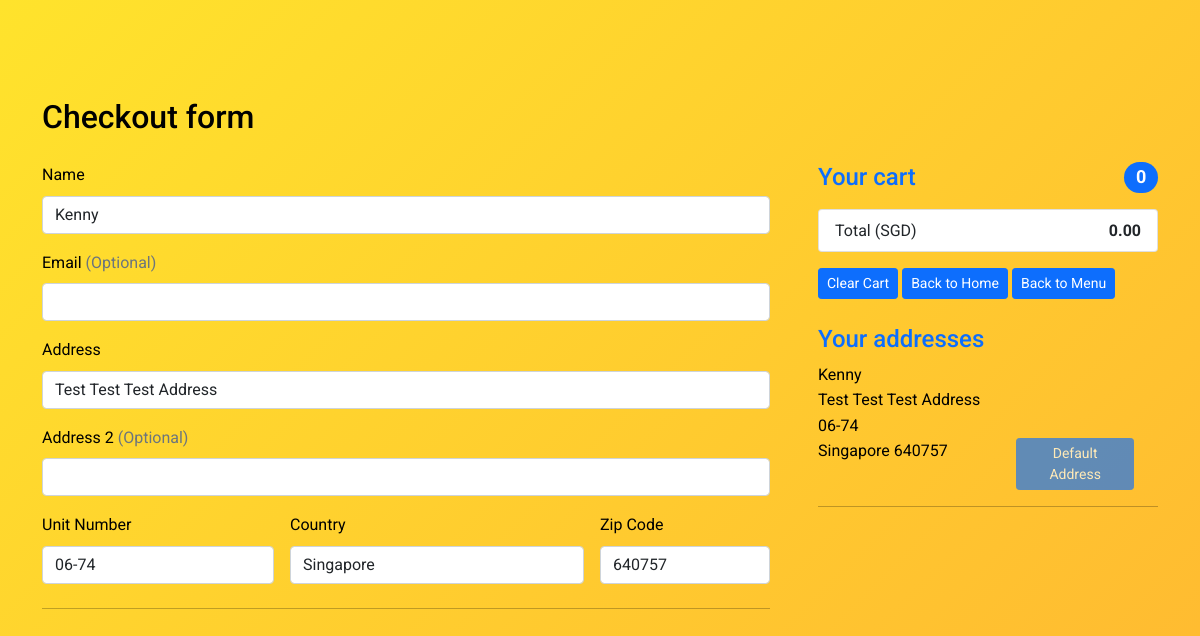
Page /checkout.php (signed in) on the committed database.
### tables this page shows
CREATE TABLE `addresses` (
  `addresses_id` int(128) NOT NULL,
  `users_id` int(128) NOT NULL,
  `addresses_default` tinyint(4) NOT NULL DEFAULT '0',
  `addresses_fullName` varchar(256) NOT NULL,
  `addresses_companyName` varchar(256) DEFAULT NULL,
  `addresses_line1` varchar(256) NOT NULL,
  `addresses_line2` varchar(256) DEFAULT NULL,
  `addresses_unitNo` varchar(128) NOT NULL,
  `addresses_country` varchar(256) NOT NULL,
  `addresses_zipCode` varchar(256) NOT NULL
);

### config/db.php (called while the page is built, shortened)
<?php
class DB {
  protected static $mdb = null;
  public static function getMDB() {
    $mdb = DB::$mdb;
    if ($mdb === null) {
      $mdb = DB::$mdb = new MeekroDB();
    }
    $mdb->sync_config();
    return $mdb;
  }
  public static function query() { $args = func_get_args(); return call_user_func_array(array(DB::getMDB(), 'query'), $args); }
  public static function count() { $args = func_get_args(); return call_user_func_array(array(DB::getMDB(), 'count'), $args); }
}
class MeekroDB {
  public $encoding = 'latin1';
  public $param_char = '%';
  public $named_param_seperator = '_';
  public $connect_options = array(MYSQLI_OPT_CONNECT_TIMEOUT => 30);
  public $internal_mysql = null;
  public function __construct($host=null, $user=null, $password=null, $dbName=null, $port=null, $encoding=null, $socket=null)  {
    if ($encoding === null) $encoding = DB::$encoding;
    $this->encoding = $encoding;
  }
  public function get() {
    $mysql = $this->internal_mysql;
    if (!($mysql instanceof MySQLi)) {
      $mysql = new mysqli();
      foreach ($this->connect_options as $key => $value) {
        $mysql->options($key, $value);
      }
      $mysql->set_charset($this->encoding);
      $this->internal_mysql = $mysql;
    }
    return $mysql;
  }
  public function count() { $args = func_get_args(); return call_user_func_array(array($this, 'numRows'), $args); }
  protected function preparseQueryParams() {
    $args = func_get_args();
    $sql = trim(strval(array_shift($args)));
    $args_all = $args;
    if (count($args_all) == 0) return array($sql);
    $param_char_length = strlen($this->param_char);
    $named_seperator_length = strlen($this->named_param_seperator);
    $types = array(
      $this->param_char . 'll',
      $this->param_char . 'ls',
      $this->param_char . 'l',
      $this->param_char . 'li',
      $this->param_char . 'ld',
      $this->param_char . 'lb',
      $this->param_char . 'lt',
      $this->param_char . 's',
      $this->param_char . 'i',
      $this->param_char . 'd',
      $this->param_char . 'b',
      $this->param_char . 't',
      $this->param_char . '?',
      $this->param_char . 'l?',
      $this->param_char . 'll?',
      $this->param_char . 'hc',
      $this->param_char . 'ha',
      $this->param_char . 'ho',
      $this->param_char . 'ss',
      $this->param_char . 'ssb',
      $this->param_char . 'sse',
    );
    $posList = array();
    foreach ($types as $type) {
      $lastPos = 0;
      while (($pos = strpos($sql, $type, $lastPos)) !== false) {
        $lastPos = $pos + 1;
        $posList[$pos] = $type;
      }
    }
    ksort($posList);
    $chunkyQuery = array();
    $pos_adj = 0;
    foreach ($posList as $pos => $type) {
      $type = substr($type, $param_char_length);
      $length_type = strlen($type) + $param_char_length;
      $new_pos = $pos + $pos_adj;
      $new_pos_back = $new_pos + $length_type;
      $arg_number_length = 0;
      if ($arg_number_length = strspn($sql, '0123456789', $new_pos_back)) {
        $arg_number = substr($sql, $new_pos_back, $arg_number_length);
        if (! array_key_exists($arg_number, $args_all)) return $this->nonSQLError("Non existent argument reference (arg $arg_number): $sql");
        $arg = $args_all[$arg_number];
      } else {
        $arg = array_shift($args);
      }
      if ($new_pos > 0) $chunkyQuery[] = substr($sql, 0, $new_pos);
      if (is_object($arg) && ($arg instanceof WhereClause)) {
        list($clause_sql, $clause_args) = $arg->textAndArgs();
        array_unshift($clause_args, $clause_sql);
        $preparsed_sql = call_user_func_array(array($this, 'preparseQueryParams'), $clause_args);
        $chunkyQuery = array_merge($chunkyQuery, $preparsed_sql);
      } else {
        $chunkyQuery[] = array('type' => $type, 'value' => $arg);
      }
      $sql = substr($sql, $new_pos_back + $arg_number_length);
      $pos_adj -= $new_pos_back + $arg_number_length;
    }
    if (strlen($sql) > 0) $chunkyQuery[] = $sql;
    return $chunkyQuery;
  }
  protected function intval($var) {
    if (PHP_INT_SIZE == 8) return intval($var);
    return floor(doubleval($var));
  }
  public function parseQueryParams() {
    $args = func_get_args();
    $chunkyQuery = call_user_func_array(array($this, 'preparseQueryParams'), $args);
    $query = '';
    $array_types = array('ls', 'li', 'ld', 'lb', 'll', 'lt', 'l?', 'll?', 'hc', 'ha', 'ho');
    foreach ($chunkyQuery as $chunk) {
      if (is_string($chunk)) {
        $query .= $chunk;
        continue;
      }
      $type = $chunk['type'];
      $arg = $chunk['value'];
      $result = '';
      $is_array_type = in_array($type, $array_types, true);
      if ($type == 's') $result = $this->escape($arg);
      else if ($type == 'i') $result = $this->intval($arg);
      $query .= $result;
    }
    return $query;
  }
  protected function prependCall($function, $args, $prepend) { array_unshift($args, $prepend); return call_user_func_array($function, $args); }
  public function query() { $args = func_get_args(); return $this->prependCall(array($this, 'queryHelper'), $args, 'assoc'); }
  protected function queryHelper() {
    $args = func_get_args();
    $type = array_shift($args);
    $db = $this->get();
    $is_buffered = true;
    $row_type = 'assoc';
    $full_names = false;
    $sql = call_user_func_array(array($this, 'parseQueryParams'), $args);
    $result = $db->query($sql, $is_buffered ? MYSQLI_STORE_RESULT : MYSQLI_USE_RESULT);
    $return = array();
    while ($row = ($row_type == 'assoc' ? $result->fetch_assoc() : $result->fetch_row())) {
      $return[] = $row;
    }
    return $return;
  }
}
?>

### checkout.php (the view, shortened to what this page needs)
<?php
include "config/db.php";
if(isset($_COOKIE["isLoggedIn"]) && (isset($_COOKIE['users_id']))) {
    $totalCartItem = 0;
}
$address = DB::query('SELECT * FROM addresses WHERE users_id=%i AND addresses_default = 1', $_COOKIE['users_id']);
foreach($address as $address_result) {
    $defaultfullName = $address_result['addresses_fullName'];
    $defaultline1 = $address_result['addresses_line1'];
    $defaultline2 = $address_result['addresses_line2'];
    $defaultunitNo = $address_result['addresses_unitNo'];
    $defaultcountry = $address_result['addresses_country'];
    $defaultzipCode = $address_result['addresses_zipCode'];
}
?>
<!DOCTYPE html>
<html lang="en">
<head>
    <link href="https://cdn.jsdelivr.net/npm/bootstrap@5.0.0-beta3/dist/css/bootstrap.min.css" rel="stylesheet">
    <link href='https://unpkg.com/boxicons@2.0.7/css/boxicons.min.css' rel='stylesheet'>
    <link rel="stylesheet" href="css/styles.css">
    <link rel="stylesheet" href="css/checkout.css">
</head>
<body>
        <div class="container">
            <div>
                <div class="py-5 ">
                <h2>Checkout form</h2><br>
                <div class="row g-5">
                <div class="col-md-5 col-lg-4 order-md-last">
                    <h4 class="d-flex justify-content-between align-items-center mb-3">
                    <span class="text-primary">Your cart</span>
                    <span class="badge bg-primary rounded-pill cartItemNo"><?php echo $totalCartItem ?></span>
                    </h4>
                    <ul class="list-group mb-3">
                        <li class="list-group-item d-flex justify-content-between">
                            <span>Total (SGD)</span>
                            <strong><?php echo number_format((float)$totalcartprice, 2, '.', ''); ?></strong>
                        </li>
                    </ul>
                    <button type="button" class="btn btn-primary btn-sm clearCart" id="clearCart" data-id="<?php echo $_COOKIE["users_id"] ?>" wait >Clear Cart</button>
                    <a href="<?php echo SITE_URL; ?>"><button type="button" class="btn btn-primary btn-sm backtohome" id="backtohome" value="backtohome" data-id="" data-bs-toggle="modal" data-bs-target="" >Back to Home</button></a>
                    <a href="<?php echo SITE_URL . "menu.php" ?>"><button type="button" class="btn btn-primary btn-sm backtomenu" id="backtomenu" value="backtomenu" data-id="" data-bs-toggle="modal" data-bs-target="" >Back to Menu</button></a>
                    <br>
                    <br>
                    <h4 class="d-flex"><span class="text-primary">Your addresses</span></h4>
                    <?php
                        $addressCheckOut = DB::query("SELECT * FROM addresses WHERE users_id=%i " , $_COOKIE['users_id']);
                        foreach($addressCheckOut as $addressCheckOut_result){
                            if($addressCheckOut_result['addresses_default']==1){
                                echo '
                                <div class="row checkoutaddressbox"><div class="col-12"><p>
                                ' . $addressCheckOut_result['addresses_fullName'] . '</p></div><div class="col-12"><p>
                                ' . $addressCheckOut_result['addresses_line1'] . '</p></div><div class="col-12"><p>
                                ' . $addressCheckOut_result['addresses_line2'] . '</p></div><div class="col-12"><p>
                                ' . $addressCheckOut_result['addresses_unitNo'] . '</p></div><div class="row"><div class="col-7"><p>
                                ' . $addressCheckOut_result['addresses_country'] . " " . $addressCheckOut_result['addresses_zipCode'] . '</p></div><div class="col-5">
                                <button type="button" class="btn btn-primary btn-sm usethisaddress" id="usethisaddress" value="usethisaddress" disabled>Default Address</button>
                                </div></div></div><hr>';
                            }
                        }
                    ?>
                </div>
                <div class="col-md-7 col-lg-8">
                    <form class="needs-validation" action="checkout-charge.php" method="POST" novalidate="">
                    <div class="row g-3">
                        <div class="col-sm-12">
                        <label for="firstName" class="form-label">Name</label>
                        <input type="text" class="form-control fullname" id="firstName" name="firstName"  value="<?php echo ucwords($defaultfullName); ?>" required>
                        </div>
                        <div class="col-12">
                        <label for="email" class="form-label">Email <span class="text-muted">(Optional)</span></label>
                        <input type="email" class="form-control" id="email">
                        </div>
                        <div class="col-12">
                        <label for="address" class="form-label">Address</label>
                        <input type="text" class="form-control address" id="address" name="address"  value="<?php echo ucwords($defaultline1); ?>" required>
                        </div>
                        <div class="col-12">
                        <label for="address2" class="form-label">Address 2 <span class="text-muted">(Optional)</span></label>
                        <input type="text" class="form-control" id="address2" name="address2"  value="<?php echo ucwords($defaultline2); ?>">
                        </div>
                        <div class="col-md-4">
                        <label for="unitNo" class="form-label">Unit Number</label>
                        <input type="text" class="form-control unitno" id="unitNo" name="unitNo"  value="<?php echo ucwords($defaultunitNo); ?>" required="">
                        </div>
                        <div class="col-md-5">
                        <label for="country" class="form-label">Country</label>
                        <input type="text" class="form-control country" id="country" name="country" placeholder="" value="<?php echo ucwords($defaultcountry); ?>">
                        </div>
                        <div class="col-md-3">
                        <label for="zip" class="form-label">Zip Code</label>
                        <input type="text" class="form-control zipcode" id="zip" name="zip" placeholder="" value="<?php echo ucwords($defaultzipCode); ?>" required="">
                        </div>
                    </div>
                    <hr class="my-4">
                    </form>
                </div>
                </div>
            </div>
</div>
</body>
</html>

### css/styles.css (style rules this page uses)
:root { --header-height:3rem; --primary-color: #ffc845; --primary-color-alt: #FFC82A; --title-color:#393939; --text-color:#000000; --text-color-light:#A6A6A6; --body-color:#ffc845; --container-color:#FFFFFF; --wave-color: #FFFAFA; --body-font: 'Roboto', san serif; --biggest-font-size: 2.5rem; --h1-font-size: 2rem; --h2-font-size: 1.5rem; --h3-font-size: 1rem; --normal-font-size: 1rem; --small-font-size:.0.9rem; --smaller-font-size: 0.75rem; --font-medium:500; --font-semi-bold:500; --mb-1:0.5rem; --mb-2:1rem; --mb-3:1.5rem; --mb-4:2.0rem; --mb-5:2.5rem; --mb-6:3rem; --z-tooltip:10; --z-fixed:100; }
@media screen and (min-width:768px) { :root { --biggest-font-size:4rem; --h1-font-size: 2.25rem; --h2-font-size: 1.5rem; --h3-font-size: 1.25rem; --normal-font-size: 1rem; --small-font-size:0.875rem; --smaller-font-size: 0.813rem; } }
*,::before,::after { box-sizing: border-box; }
html { scroll-behavior: smooth; }
body { margin: var(--header-height) 0 0 0; font-family: var(--body-font); font-size:var(--normal-font-size); background-color: var(--body-color); color: var(--text-color); line-height: 1.6; }
h1,h2,h3,p,ul { margin:0; }
ul { padding:0; list-style:none; }
a { text-decoration:none; }
.l-main, .container { padding-top: 50px ; animation: transitionIn 1s; }

### css/checkout.css (style rules this page uses)
:root { --header-height:3rem; --primary-color: #FFc845; --primary-color-alt: #FFC82A; --title-color:#393939; --text-color:#000000; --text-color-light:#A6A6A6; --body-color:#FFc845; --container-color:#FFFFFF; --body-font: 'Roboto', san serif; --biggest-font-size: 2.5rem; --h1-font-size: 2rem; --h2-font-size: 1.5rem; --h3-font-size: 1rem; --normal-font-size: 1rem; --small-font-size:.0.9rem; --smaller-font-size: 0.75rem; --font-medium:500; --font-semi-bold:500; --mb-1:0.5rem; --mb-2:1rem; --mb-3:1.5rem; --mb-4:2.0rem; --mb-5:2.5rem; --mb-6:3rem; --z-tooltip:10; --z-fixed:100; }
@media screen and (min-width:768px) { :root { --biggest-font-size:4rem; --h1-font-size: 2.25rem; --h2-font-size: 1.5rem; --h3-font-size: 1.25rem; --normal-font-size: 1rem; --small-font-size:0.875rem; --smaller-font-size: 0.813rem; } }
*,::before,::after { box-sizing: border-box; }
html { scroll-behavior: smooth; }
body { margin: auto; font-family: var(--body-font); font-size:var(--normal-font-size); width:100%; height:100vh; color:#000; background: linear-gradient(-45deg, #FFE32C, #FFC82A,#FFAA33, #FFE32C); background-size: 400% 400% ; position: relative; animation: change 8s ease-in-out infinite; }
h1,h2,h3,p,ul { margin:0; }
ul { padding:0; list-style:none; }
a { text-decoration:none; }

### rows in the picture
addresses: addresses_fullName "Kenny", addresses_line1 "Test Test Test Address", addresses_unitNo "06-74", addresses_country "Singapore", addresses_zipCode "640757", firstName "Kenny", address "Test Test Test Address", unitNo "06-74", country "Singapore", zip "640757"

### other values in the picture
$totalCartItem "0"
$totalcartprice "0.00"
